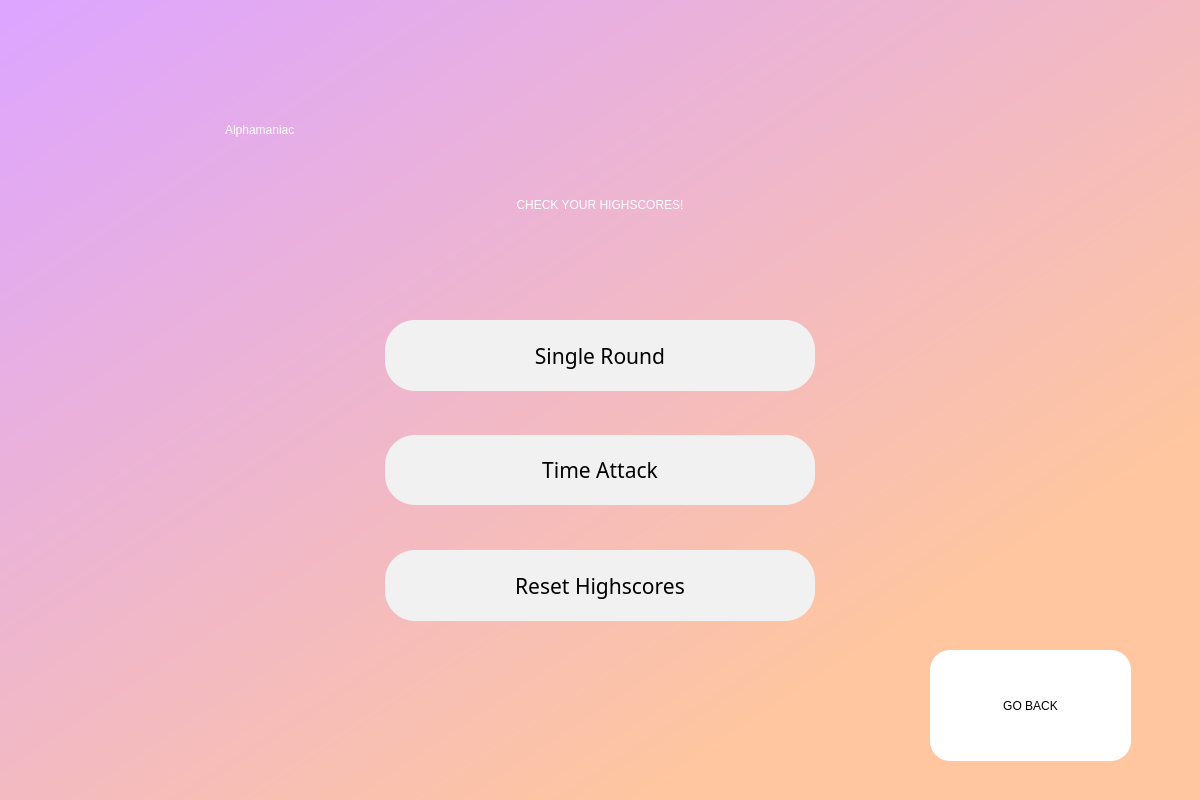
<?xml version="1.0" encoding="UTF-8"?>
<ui version="4.0">
 <class>menuUI</class>
 <widget class="QDialog" name="menuUI">
  <property name="geometry">
   <rect>
    <x>0</x>
    <y>0</y>
    <width>1200</width>
    <height>800</height>
   </rect>
  </property>
  <property name="windowTitle">
   <string>Dialog</string>
  </property>
  <widget class="QWidget" name="background" native="true">
   <property name="geometry">
    <rect>
     <x>0</x>
     <y>0</y>
     <width>1200</width>
     <height>800</height>
    </rect>
   </property>
   <property name="styleSheet">
    <string notr="true">QWidget#background{
background-color:qlineargradient(spread:pad, x1:0, y1:0.0227273, x2:0.95003, y2:0.972, stop:0 rgba(221, 165, 255, 255), stop:0.800995 rgba(255, 198, 159, 255));}</string>
   </property>
   <widget class="QLabel" name="label">
    <property name="geometry">
     <rect>
      <x>225</x>
      <y>50</y>
      <width>750</width>
      <height>160</height>
     </rect>
    </property>
    <property name="styleSheet">
     <string notr="true">font: 70pt &quot;Bauhaus 93&quot;;

color: white;</string>
    </property>
    <property name="text">
     <string>Alphamaniac</string>
    </property>
   </widget>
   <widget class="QLabel" name="subtitle">
    <property name="geometry">
     <rect>
      <x>345</x>
      <y>190</y>
      <width>510</width>
      <height>30</height>
     </rect>
    </property>
    <property name="styleSheet">
     <string notr="true">font: 16pt &quot;Showcard Gothic&quot;;
color: white;</string>
    </property>
    <property name="text">
     <string>CHECK YOUR HIGHSCORES!</string>
    </property>
    <property name="alignment">
     <set>Qt::AlignCenter</set>
    </property>
   </widget>
   <widget class="QPushButton" name="srButton">
    <property name="geometry">
     <rect>
      <x>385</x>
      <y>320</y>
      <width>430</width>
      <height>71</height>
     </rect>
    </property>
    <property name="font">
     <font>
      <family>Bauhaus 93</family>
      <pointsize>16</pointsize>
      <weight>50</weight>
      <italic>false</italic>
      <bold>false</bold>
      <kerning>true</kerning>
     </font>
    </property>
    <property name="styleSheet">
     <string notr="true">border-radius:30px;
background-color: rgb(241, 241, 241);
font: 16pt &quot;Bauhaus 93&quot;;</string>
    </property>
    <property name="text">
     <string>Single Round</string>
    </property>
   </widget>
   <widget class="QPushButton" name="taButton">
    <property name="geometry">
     <rect>
      <x>385</x>
      <y>435</y>
      <width>430</width>
      <height>70</height>
     </rect>
    </property>
    <property name="font">
     <font>
      <family>Bauhaus 93</family>
      <pointsize>16</pointsize>
      <weight>50</weight>
      <italic>false</italic>
      <bold>false</bold>
      <kerning>true</kerning>
     </font>
    </property>
    <property name="styleSheet">
     <string notr="true">border-radius:30px;
background-color: rgb(241, 241, 241);
font: 16pt &quot;Bauhaus 93&quot;;</string>
    </property>
    <property name="text">
     <string>Time Attack</string>
    </property>
   </widget>
   <widget class="QPushButton" name="resetButton">
    <property name="geometry">
     <rect>
      <x>385</x>
      <y>550</y>
      <width>430</width>
      <height>71</height>
     </rect>
    </property>
    <property name="font">
     <font>
      <family>Bauhaus 93</family>
      <pointsize>16</pointsize>
      <weight>50</weight>
      <italic>false</italic>
      <bold>false</bold>
      <kerning>true</kerning>
     </font>
    </property>
    <property name="styleSheet">
     <string notr="true">border-radius:30px;
background-color: rgb(241, 241, 241);
font: 16pt &quot;Bauhaus 93&quot;;</string>
    </property>
    <property name="text">
     <string>Reset Highscores</string>
    </property>
   </widget>
   <widget class="QPushButton" name="okButton">
    <property name="geometry">
     <rect>
      <x>930</x>
      <y>650</y>
      <width>201</width>
      <height>111</height>
     </rect>
    </property>
    <property name="styleSheet">
     <string notr="true">font: 14pt &quot;Gill Sans Ultra Bold Condensed&quot;;
border-radius:20px;
background-color:white;
border-color:black;</string>
    </property>
    <property name="text">
     <string>GO BACK</string>
    </property>
   </widget>
  </widget>
 </widget>
 <resources/>
 <connections/>
</ui>
